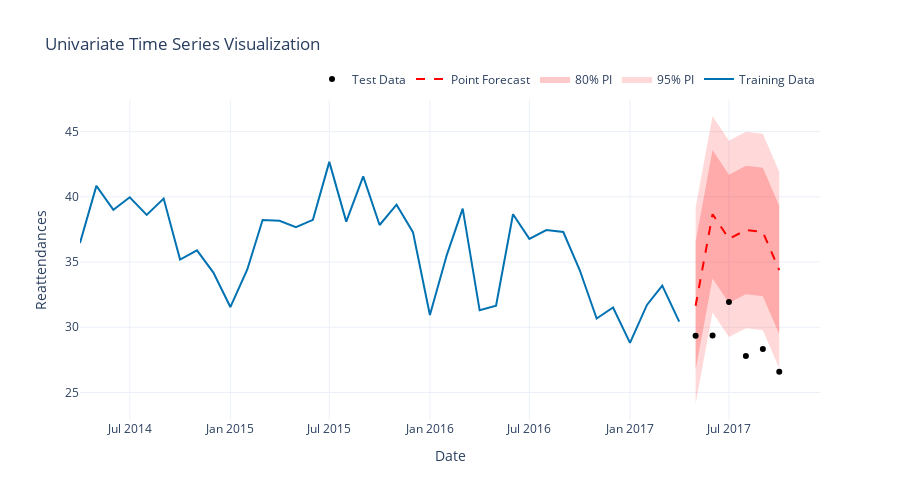

The notebook cell this image was saved under:
### Code cell
# model 2
_ = plot_time_series(
    training_data = pd.DataFrame(train),
    test_data = pd.DataFrame(test),
    forecast = pd.DataFrame(y_preds2, index=test.index),
    prediction_intervals = {"95% PI": intervals2_95, "80% PI": intervals2_80},
    y_axis_label="Reattendances",
)
